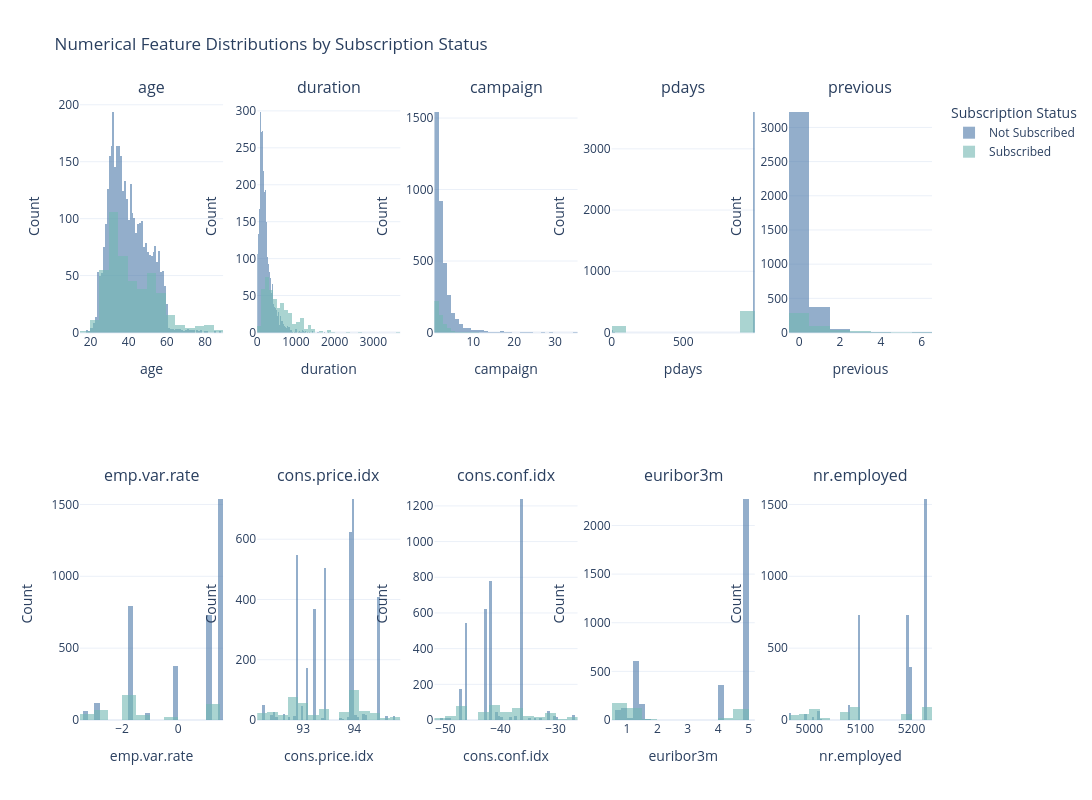

This figure's notebook cell:
### Markdown cell above
This analysis examines how numerical variables differ between clients who **subscribed to a term deposit (`y = yes`)** and those who **did not (`y = no`)**. The goal is to identify features that may help distinguish between the two groups.

### Code cell
df_plot = df.copy()

df_plot['target'] = df_plot['y'].apply(
    lambda x: 'Subscribed' if x == 'yes' else 'Not Subscribed'
)

features = [
    'age',
    'duration',
    'campaign',
    'pdays',
    'previous',
    'emp.var.rate',
    'cons.price.idx',
    'cons.conf.idx',
    'euribor3m',
    'nr.employed'
]

fig = make_subplots(
    rows=2,
    cols=5,
    subplot_titles=features
)

colors = {
    'Not Subscribed': '#4C78A8',
    'Subscribed': '#72B7B2'
}

positions = [
    (1,1), (1,2), (1,3), (1,4), (1,5),
    (2,1), (2,2), (2,3), (2,4), (2,5)
]

for feature, (r, c) in zip(features, positions):

    for target in ['Not Subscribed', 'Subscribed']:

        fig.add_trace(
            go.Histogram(
                x=df_plot.loc[df_plot['target'] == target, feature],
                name=target,
                marker_color=colors[target],
                opacity=0.6,
                showlegend=(feature == features[0])
            ),
            row=r,
            col=c
        )

    fig.update_xaxes(title_text=feature, row=r, col=c)
    fig.update_yaxes(title_text="Count", row=r, col=c)

fig.update_layout(
    title='Numerical Feature Distributions by Subscription Status',
    barmode='overlay',
    template='plotly_white',
    height=800,
    width=1800,
    legend_title='Subscription Status'
)

fig.show()

### Figure 1 — Plotly figure (JSON) as saved in the notebook; plotly's stock layout.template omitted (floating-point values rounded to 4 significant figures; data arrays with more than 128 entries replaced by an {"elided": "..."} marker saying what was removed)
{"data": [{"marker": {"color": "#4C78A8"}, "name": "Not Subscribed", "opacity": 0.6, "showlegend": true, "type": "histogram", "x": {"elided": "3668 int values"}, "xaxis": "x", "yaxis": "y"}, {"marker": {"color": "#72B7B2"}, "name": "Subscribed", "opacity": 0.6, "showlegend": true, "type": "histogram", "x": {"elided": "451 int values"}, "xaxis": "x", "yaxis": "y"}, {"marker": {"color": "#4C78A8"}, "name": "Not Subscribed", "opacity": 0.6, "showlegend": false, "type": "histogram", "x": {"elided": "3668 int values"}, "xaxis": "x2", "yaxis": "y2"}, {"marker": {"color": "#72B7B2"}, "name": "Subscribed", "opacity": 0.6, "showlegend": false, "type": "histogram", "x": {"elided": "451 int values"}, "xaxis": "x2", "yaxis": "y2"}, {"marker": {"color": "#4C78A8"}, "name": "Not Subscribed", "opacity": 0.6, "showlegend": false, "type": "histogram", "x": {"elided": "3668 int values"}, "xaxis": "x3", "yaxis": "y3"}, {"marker": {"color": "#72B7B2"}, "name": "Subscribed", "opacity": 0.6, "showlegend": false, "type": "histogram", "x": {"elided": "451 int values"}, "xaxis": "x3", "yaxis": "y3"}, {"marker": {"color": "#4C78A8"}, "name": "Not Subscribed", "opacity": 0.6, "showlegend": false, "type": "histogram", "x": {"elided": "3668 int values"}, "xaxis": "x4", "yaxis": "y4"}, {"marker": {"color": "#72B7B2"}, "name": "Subscribed", "opacity": 0.6, "showlegend": false, "type": "histogram", "x": {"elided": "451 int values"}, "xaxis": "x4", "yaxis": "y4"}, {"marker": {"color": "#4C78A8"}, "name": "Not Subscribed", "opacity": 0.6, "showlegend": false, "type": "histogram", "x": {"elided": "3668 int values"}, "xaxis": "x5", "yaxis": "y5"}, {"marker": {"color": "#72B7B2"}, "name": "Subscribed", "opacity": 0.6, "showlegend": false, "type": "histogram", "x": {"elided": "451 int values"}, "xaxis": "x5", "yaxis": "y5"}, {"marker": {"color": "#4C78A8"}, "name": "Not Subscribed", "opacity": 0.6, "showlegend": false, "type": "histogram", "x": {"elided": "3668 float values"}, "xaxis": "x6", "yaxis": "y6"}, {"marker": {"color": "#72B7B2"}, "name": "Subscribed", "opacity": 0.6, "showlegend": false, "type": "histogram", "x": {"elided": "451 float values"}, "xaxis": "x6", "yaxis": "y6"}, {"marker": {"color": "#4C78A8"}, "name": "Not Subscribed", "opacity": 0.6, "showlegend": false, "type": "histogram", "x": {"elided": "3668 float values"}, "xaxis": "x7", "yaxis": "y7"}, {"marker": {"color": "#72B7B2"}, "name": "Subscribed", "opacity": 0.6, "showlegend": false, "type": "histogram", "x": {"elided": "451 float values"}, "xaxis": "x7", "yaxis": "y7"}, {"marker": {"color": "#4C78A8"}, "name": "Not Subscribed", "opacity": 0.6, "showlegend": false, "type": "histogram", "x": {"elided": "3668 float values"}, "xaxis": "x8", "yaxis": "y8"}, {"marker": {"color": "#72B7B2"}, "name": "Subscribed", "opacity": 0.6, "showlegend": false, "type": "histogram", "x": {"elided": "451 float values"}, "xaxis": "x8", "yaxis": "y8"}, {"marker": {"color": "#4C78A8"}, "name": "Not Subscribed", "opacity": 0.6, "showlegend": false, "type": "histogram", "x": {"elided": "3668 float values"}, "xaxis": "x9", "yaxis": "y9"}, {"marker": {"color": "#72B7B2"}, "name": "Subscribed", "opacity": 0.6, "showlegend": false, "type": "histogram", "x": {"elided": "451 float values"}, "xaxis": "x9", "yaxis": "y9"}, {"marker": {"color": "#4C78A8"}, "name": "Not Subscribed", "opacity": 0.6, "showlegend": false, "type": "histogram", "x": {"elided": "3668 float values"}, "xaxis": "x10", "yaxis": "y10"}, {"marker": {"color": "#72B7B2"}, "name": "Subscribed", "opacity": 0.6, "showlegend": false, "type": "histogram", "x": {"elided": "451 float values"}, "xaxis": "x10", "yaxis": "y10"}], "layout": {"annotations": [{"font": {"size": 16}, "showarrow": false, "text": "age", "x": 0.084, "xanchor": "center", "xref": "paper", "y": 1, "yanchor": "bottom", "yref": "paper"}, {"font": {"size": 16}, "showarrow": false, "text": "duration", "x": 0.292, "xanchor": "center", "xref": "paper", "y": 1, "yanchor": "bottom", "yref": "paper"}, {"font": {"size": 16}, "showarrow": false, "text": "campaign", "x": 0.5, "xanchor": "center", "xref": "paper", "y": 1, "yanchor": "bottom", "yref": "paper"}, {"font": {"size": 16}, "showarrow": false, "text": "pdays", "x": 0.708, "xanchor": "center", "xref": "paper", "y": 1, "yanchor": "bottom", "yref": "paper"}, {"font": {"size": 16}, "showarrow": false, "text": "previous", "x": 0.916, "xanchor": "center", "xref": "paper", "y": 1, "yanchor": "bottom", "yref": "paper"}, {"font": {"size": 16}, "showarrow": false, "text": "emp.var.rate", "x": 0.084, "xanchor": "center", "xref": "paper", "y": 0.375, "yanchor": "bottom", "yref": "paper"}, {"font": {"size": 16}, "showarrow": false, "text": "cons.price.idx", "x": 0.292, "xanchor": "center", "xref": "paper", "y": 0.375, "yanchor": "bottom", "yref": "paper"}, {"font": {"size": 16}, "showarrow": false, "text": "cons.conf.idx", "x": 0.5, "xanchor": "center", "xref": "paper", "y": 0.375, "yanchor": "bottom", "yref": "paper"}, {"font": {"size": 16}, "showarrow": false, "text": "euribor3m", "x": 0.708, "xanchor": "center", "xref": "paper", "y": 0.375, "yanchor": "bottom", "yref": "paper"}, {"font": {"size": 16}, "showarrow": false, "text": "nr.employed", "x": 0.916, "xanchor": "center", "xref": "paper", "y": 0.375, "yanchor": "bottom", "yref": "paper"}], "barmode": "overlay", "height": 800, "legend": {"title": {"text": "Subscription Status"}}, "title": {"text": "Numerical Feature Distributions by Subscription Status"}, "width": 1800, "xaxis": {"anchor": "y", "domain": [0, 0.168], "title": {"text": "age"}}, "xaxis10": {"anchor": "y10", "domain": [0.832, 1], "title": {"text": "nr.employed"}}, "xaxis2": {"anchor": "y2", "domain": [0.208, 0.376], "title": {"text": "duration"}}, "xaxis3": {"anchor": "y3", "domain": [0.416, 0.584], "title": {"text": "campaign"}}, "xaxis4": {"anchor": "y4", "domain": [0.624, 0.792], "title": {"text": "pdays"}}, "xaxis5": {"anchor": "y5", "domain": [0.832, 1], "title": {"text": "previous"}}, "xaxis6": {"anchor": "y6", "domain": [0, 0.168], "title": {"text": "emp.var.rate"}}, "xaxis7": {"anchor": "y7", "domain": [0.208, 0.376], "title": {"text": "cons.price.idx"}}, "xaxis8": {"anchor": "y8", "domain": [0.416, 0.584], "title": {"text": "cons.conf.idx"}}, "xaxis9": {"anchor": "y9", "domain": [0.624, 0.792], "title": {"text": "euribor3m"}}, "yaxis": {"anchor": "x", "domain": [0.625, 1], "title": {"text": "Count"}}, "yaxis10": {"anchor": "x10", "domain": [0, 0.375], "title": {"text": "Count"}}, "yaxis2": {"anchor": "x2", "domain": [0.625, 1], "title": {"text": "Count"}}, "yaxis3": {"anchor": "x3", "domain": [0.625, 1], "title": {"text": "Count"}}, "yaxis4": {"anchor": "x4", "domain": [0.625, 1], "title": {"text": "Count"}}, "yaxis5": {"anchor": "x5", "domain": [0.625, 1], "title": {"text": "Count"}}, "yaxis6": {"anchor": "x6", "domain": [0, 0.375], "title": {"text": "Count"}}, "yaxis7": {"anchor": "x7", "domain": [0, 0.375], "title": {"text": "Count"}}, "yaxis8": {"anchor": "x8", "domain": [0, 0.375], "title": {"text": "Count"}}, "yaxis9": {"anchor": "x9", "domain": [0, 0.375], "title": {"text": "Count"}}}}
